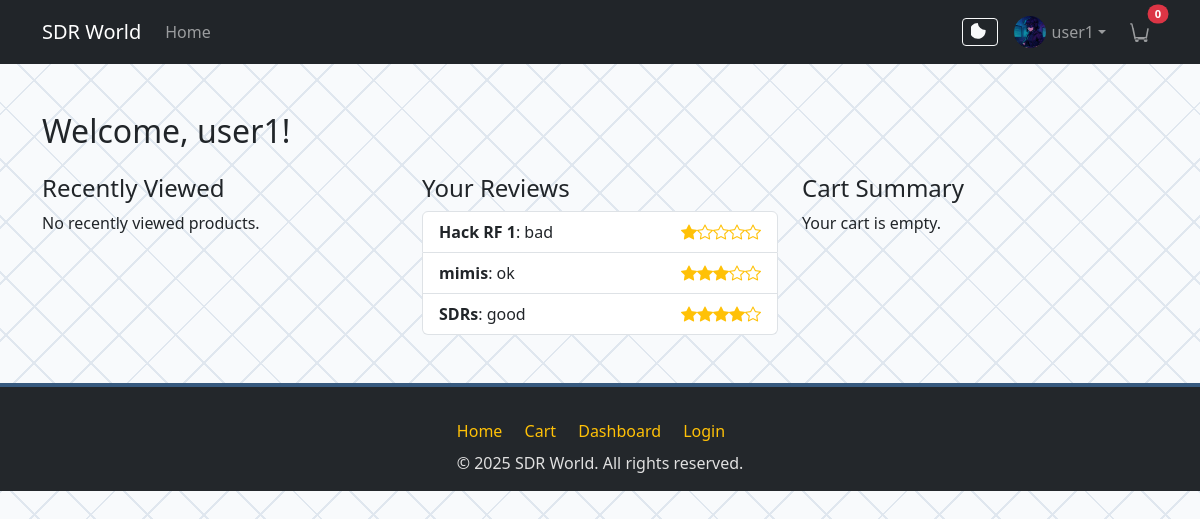
Before: /dashboard/ (signed in) with the older database file.
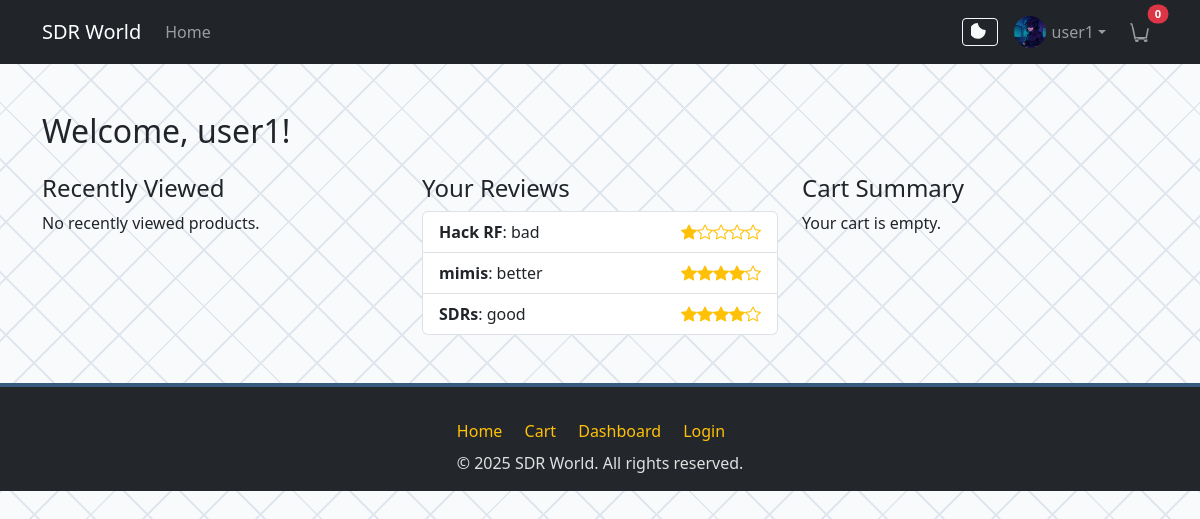
After: the same page with the newer database file.
### reviews/models.py (models this page shows, shortened)
class Review(models.Model):
    product = models.ForeignKey(Product, related_name='reviews', on_delete=models.CASCADE)
    user = models.ForeignKey(User, related_name='reviews', on_delete=models.CASCADE)
    rating = models.PositiveSmallIntegerField(choices=[(i, i) for i in range(1, 6)])
    comment = models.TextField()
    created_at = models.DateTimeField(auto_now_add=True)
    class Meta:
        unique_together = ('user', 'product')

### products/models.py (models this page shows, shortened)
class Product(models.Model):
    name = models.CharField(max_length=200)
    brand = models.CharField(max_length=100)
    price = models.DecimalField(max_digits=10, decimal_places=2)
    description = models.TextField()
    image = models.ImageField(upload_to='products/')
    category = models.ForeignKey(Category, related_name='products', on_delete=models.CASCADE)
    created_at = models.DateTimeField(auto_now_add=True)

### dashboard/views.py (the view)
# urls.py: path('', views.dashboard_home, name='dashboard_home'),
@login_required
def dashboard_home(request):
    recently_viewed_ids = request.session.get('recently_viewed', [])
    recently_viewed = Product.objects.filter(id__in=recently_viewed_ids)[:5]
    user_reviews = Review.objects.filter(user=request.user).order_by('-created_at')
    cart_items = CartItem.objects.filter(user=request.user)
    cart_total = sum(item.product.price * item.quantity for item in cart_items)
    return render(request, 'dashboard/home.html', {
        'recently_viewed': recently_viewed,
        'user_reviews': user_reviews,
        'cart_items': cart_items,
        'cart_total': cart_total,
    })

### cart/context_processors.py (called while the page is built)
def cart_count(request):
    if request.user.is_authenticated:
        return {'cart_count': CartItem.objects.filter(user=request.user).count()}
    return {'cart_count': 0}

### templates/dashboard/home.html (shortened to what this page needs)
{% extends 'base.html' %}
{% block content %}
<div class="container mt-5">
    <h2>Welcome, {{ user.username }}!</h2>
    <div class="row mt-4">
        <div class="col-md-4">
            <h4>Recently Viewed</h4>
            {% if recently_viewed %}
                <ul class="list-group">
                    {% for product in recently_viewed %}
                        <li class="list-group-item">
                            <a href="{% url 'product_detail' product.id %}" class="btn btn-link p-0">{{ product.name }}</a>
                        </li>
                    {% endfor %}
                </ul>
            {% else %}
                <p>No recently viewed products.</p>
            {% endif %}
        </div>
        <div class="col-md-4">
            <h4>Your Reviews</h4>
            {% if user_reviews %}
                <ul class="list-group">
                    {% for review in user_reviews|slice:":5" %}
                        <li class="list-group-item">
                            <strong>{{ review.product.name }}</strong>: {{ review.comment|truncatechars:40 }}
                            <span class="text-warning float-end">{% for i in "12345" %}{% if i|add:'0' <= review.rating %}<i class="bi bi-star-fill"></i>{% else %}<i class="bi bi-star"></i>{% endif %}{% endfor %}</span>
                        </li>
                    {% endfor %}
                </ul>
            {% else %}
                <p>No reviews written yet.</p>
            {% endif %}
        </div>
        <div class="col-md-4">
            <h4>Cart Summary</h4>
            {% if cart_items %}
                <ul class="list-group">
                    {% for item in cart_items %}
                        <li class="list-group-item">
                            {{ item.product.name }} (x{{ item.quantity }})
                        </li>
                    {% endfor %}
                </ul>
                <div class="mt-2"><strong>Total:</strong> ${{ cart_total|floatformat:2 }}</div>
                <a href="{% url 'cart_view' %}" class="btn btn-primary btn-sm mt-2">View Cart</a>
            {% else %}
                <p>Your cart is empty.</p>
            {% endif %}
        </div>
    </div>
</div>
<link rel="stylesheet" href="https://cdn.jsdelivr.net/npm/bootstrap-icons@1.10.5/font/bootstrap-icons.css">
{% endblock %}

Changed rows visible on the page:
changed through a linked row, Review "bad": product.name "Hack RF 1" → "Hack RF"
changed Review "mimis": comment "ok" → "better"; rating 3 → 4 (drawn)
